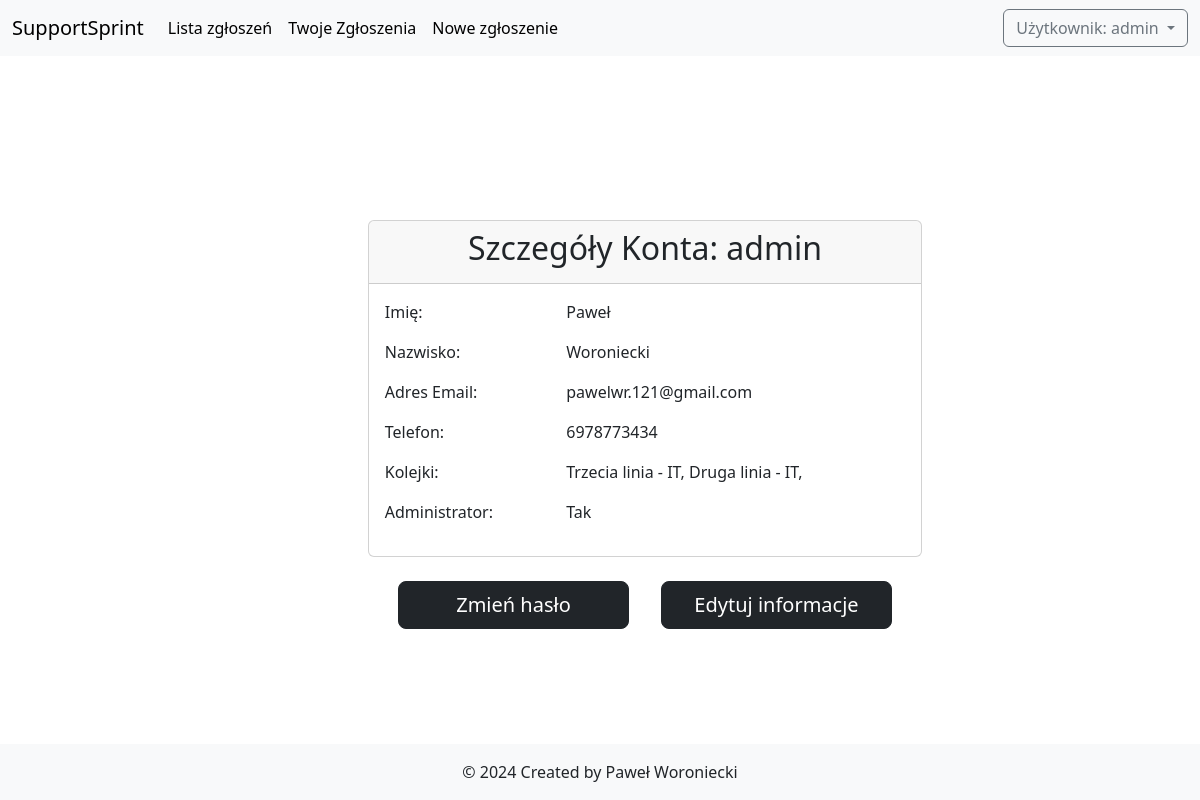
The page /user_details/admin/ (signed in) on the database its author committed.
### SupportSprint/models.py (models this page shows, shortened)
class UserProfile(models.Model):
    user = models.OneToOneField(User, on_delete=models.CASCADE)
    phone_number = models.CharField(max_length=10, blank=True, null=True)

### deskhelp/models.py (models this page shows, shortened)
class Queue(models.Model):
    name = models.CharField(max_length=100)
    department = models.ForeignKey(Department, on_delete=models.CASCADE)
    users = models.ManyToManyField(User, related_name='queues')
    def __str__(self):
        return f"{self.name} - {self.department.name}"

class Department(models.Model):
    name = models.CharField(max_length=100)
    users = models.ForeignKey(User , on_delete=models.CASCADE, null=True)

### SupportSprint/views.py (the view)
# urls.py: path('user_details/<str:username>/', views.UserDetailsView.as_view(), name='user_details'),
class UserDetailsView(View):
    template_name = 'user_details.html'
    success_url = reverse_lazy('tickets')
    def get(self, request, username):
        user = get_object_or_404(User, username=username)
        profile = user.userprofile
        return render(request, self.template_name, {'user': user,
                                                    'queues': get_user_queues(request.user),
                                                    'profile': profile})

### deskhelp/views.py (called while the page is built)
def get_user_queues(user):
    if user.is_authenticated:
        return Queue.objects.filter(users=user)
    return []

### templates/user_details.html
{% extends "base.html" %}
{% block content %}
<div class="container col-lg-8 my-5">
  <div class="card">
    <div class="card-header text-center">
      <h2 class="h2">Szczegóły Konta: {{ user.username }}</h2>
    </div>
    <div class="card-body">
      <div class="row mb-3">
        <div class="col-md-4 font-weight-bold">Imię:</div>
        <div class="col-md-8">{{ user.first_name }}</div>
      </div>
      <div class="row mb-3">
        <div class="col-md-4 font-weight-bold">Nazwisko:</div>
        <div class="col-md-8">{{ user.last_name }}</div>
      </div>
      <div class="row mb-3">
        <div class="col-md-4 font-weight-bold">Adres Email:</div>
        <div class="col-md-8">{{ user.email }}</div>
      </div>
      <div class="row mb-3">
        <div class="col-md-4 font-weight-bold">Telefon:</div>
        <div class="col-md-8">{{ profile.phone_number }}</div>
      </div>
      <div class="row mb-3">
        <div class="col-md-4 font-weight-bold">Kolejki:</div>
        <div class="col-md-8">{% for queue in queues %}{{ queue }}, {% endfor %}</div>
      </div>
      <div class="row mb-3">
        <div class="col-md-4 font-weight-bold">Administrator:</div>
        <div class="col-md-8">
          {% if user.is_staff %} Tak {% else %} Nie {% endif %}
        </div>
      </div>
    </div>
  </div>
  {% if request.user == user %}
  <div class="d-flex justify-content-center align-items-center mt-4 ">
    <a class="btn btn-dark btn-lg mx-3 col-5" href = '{% url "password_change" %}'>Zmień hasło</a>
    <a class="btn btn-dark btn-lg mx-3 col-5" href = '{% url "edit_user" user.username %}'>Edytuj informacje</a>
  </div>
  {% endif%}
</div>
{% endblock %}

### templates/base.html (shortened to what this page needs)
{% load static %}
<!DOCTYPE html>
<html lang="pl">
  <head>
    <link
      href="https://cdn.jsdelivr.net/npm/bootstrap@5.3.3/dist/css/bootstrap.min.css"
      rel="stylesheet"
    />
    <link
      href="https://cdnjs.cloudflare.com/ajax/libs/font-awesome/6.0.0-beta3/css/all.min.css"
      rel="stylesheet"
    />
    <link href="{% static 'css/style.css' %}" rel="stylesheet" />
  </head>
  <body>
    <nav class="navbar navbar-expand-lg navbar-light bg-light navbar-custom">
      <div class="container-fluid">
      <a class="navbar-brand" href="{% url 'home' %}">SupportSprint</a>
        <div class="collapse navbar-collapse" id="navbarSupportedContent">
          <ul class="navbar-nav me-auto mb-2 mb-lg-0">
    <li class="nav-item">
      <a
        class="nav-link active"
        aria-current="page"
        href="{% url 'tickets' %}"
        >Lista zgłoszeń</a
      >
    </li>
        <li class="nav-item">
      <a
        class="nav-link active"
        aria-current="page"
        href="{% url 'user_tickets' %}"
        >Twoje Zgłoszenia</a
      >
    </li>
    <li class="nav-item">
      <a
        class="nav-link active"
        aria-current="page"
        href="{% url 'create_ticket' %}"
        >Nowe zgłoszenie</a
      >
  </ul>
          {% if user.is_authenticated %}
          <ul class="navbar-nav user-dropdown">
            <li class="nav-item dropdown">
              <button
                class="btn btn-outline-secondary dropdown-toggle"
                id="navbarDropdown"
                data-bs-toggle="dropdown"
                aria-expanded="false"
              >
                Użytkownik: {{ user.username }}
              </button>
            </li>
          </ul>
          {% endif %}
        </div>
      </div>
    </nav>
    <main class="content">
      <div class="container-fluid col-10 pt-5 mt-5">
        {% block content %}
        {% endblock %}
      </div>
    </main>
    <footer class="footer bg-light">
      &copy; 2024 Created by Paweł Woroniecki
    </footer>
  </body>
</html>

### static/css/style.css (style rules this page uses)
html, body { height: 100%; margin: 0; }
body { display: flex; flex-direction: column; }
.content { flex: 1; }
.footer { text-align: center; padding: 1rem 0; font-size: 1rem; flex-shrink: 0; }
.content { margin-left: 90px; padding: 20px; }
.user-dropdown { right:5px !important; }

### rows shown on the page
UserProfile: phone_number "6978773434"
Queue: name+department "Trzecia linia - IT"
Queue: name+department "Druga linia - IT"

### other values the page prints
{{ user.username }} "admin"
{{ user.first_name }} "Paweł"
{{ user.last_name }} "Woroniecki"
{{ user.email }} "pawelwr.121@gmail.com"
